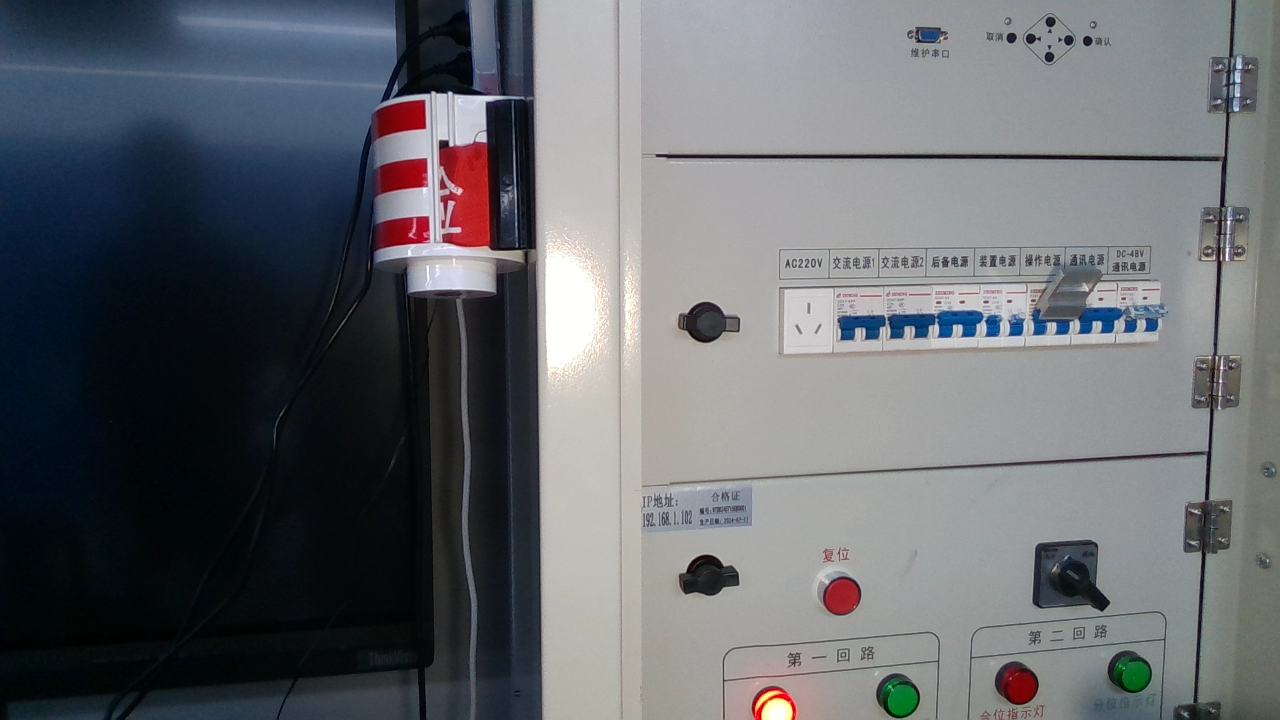
#> input picture data/image_00001.png, 1280 x 720 px
$ python image_switch_hsv.py
#> lines starting #> are read from the running program, lines starting #| are printed output that depends on the picture; after the words box and inside, x2 and y2 are one past the last pixel; in counts of white or black regions, pixels touching at a corner belong together
import cv2
import numpy as np

# 读取图像
img = cv2.imread("../data/image_00001.png")
#> img is the input picture: shape (720, 1280, 3); mean B, G, R 108.7, 104.2, 101.5
hsv = cv2.cvtColor(img, cv2.COLOR_BGR2HSV)
#> hsv: shape (720, 1280, 3); mean H, S, V 86.8, 67.8, 112.3

# HSV银色高亮区域
lower_silver = np.array([97, 5, 78])
upper_silver = np.array([122, 53, 124])
mask = cv2.inRange(hsv, lower_silver, upper_silver)
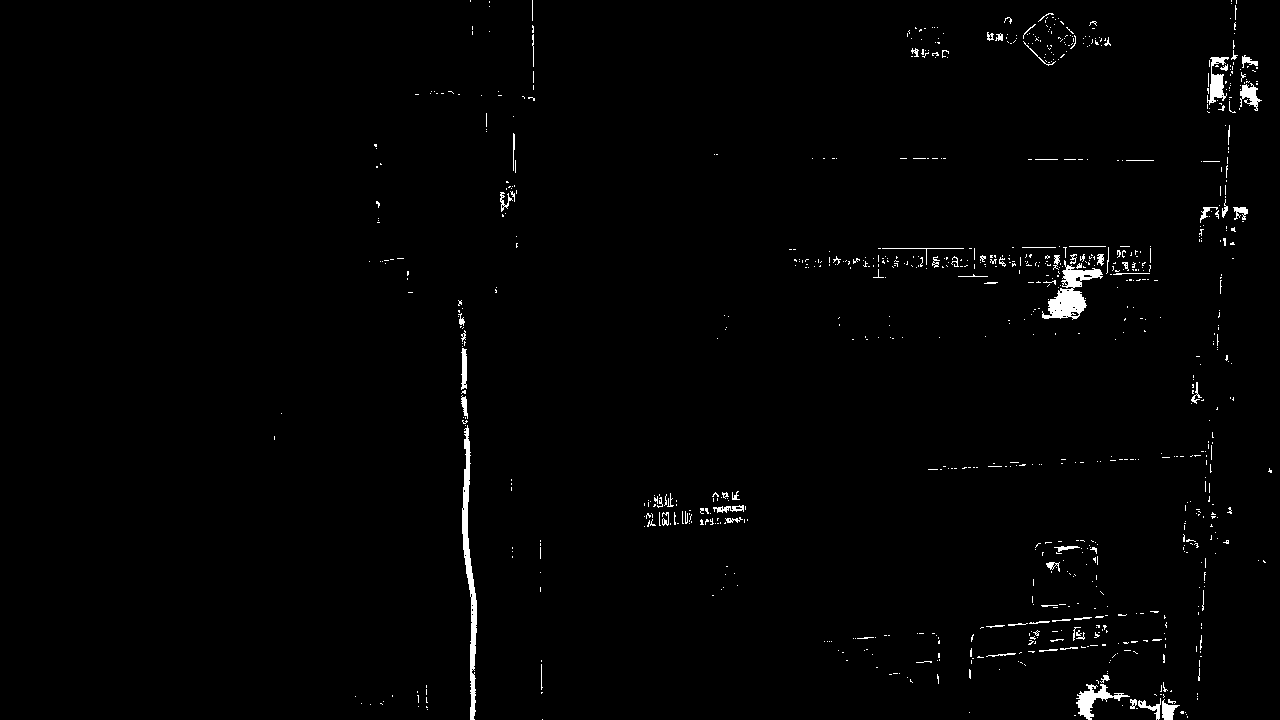
#> mask: shape (720, 1280); 1.2% white; 891 white regions (805 under 20 px)

# Step 1: 形态学去噪（可调kernel）
kernel = cv2.getStructuringElement(cv2.MORPH_RECT, (1, 1))
mask_clean = cv2.morphologyEx(mask, cv2.MORPH_OPEN, kernel, iterations=1)

# Step 2: 面积筛选（去掉小连通域）
contours, _ = cv2.findContours(mask_clean, cv2.RETR_EXTERNAL, cv2.CHAIN_APPROX_SIMPLE)
#> contours = 891 contours, 862 with area under 20; largest, box (x1, y1, x2, y2) and area: (1042, 260, 1103, 320) 1306, (462, 425, 477, 720) 1262, (1076, 684, 1130, 720) 510, (1207, 57, 1229, 105) 374, (1240, 83, 1262, 111) 226
filtered_mask = np.zeros_like(mask)

for cnt in contours:
    area = cv2.contourArea(cnt)
    if area > 1000:  # ⬅️ 根据图像大小调节阈值
        cv2.drawContours(filtered_mask, [cnt], -1, 255, thickness=cv2.FILLED)
#> this loop made 891 passes
#> area on passes 18, 19, 21: 167, 38.5, 112
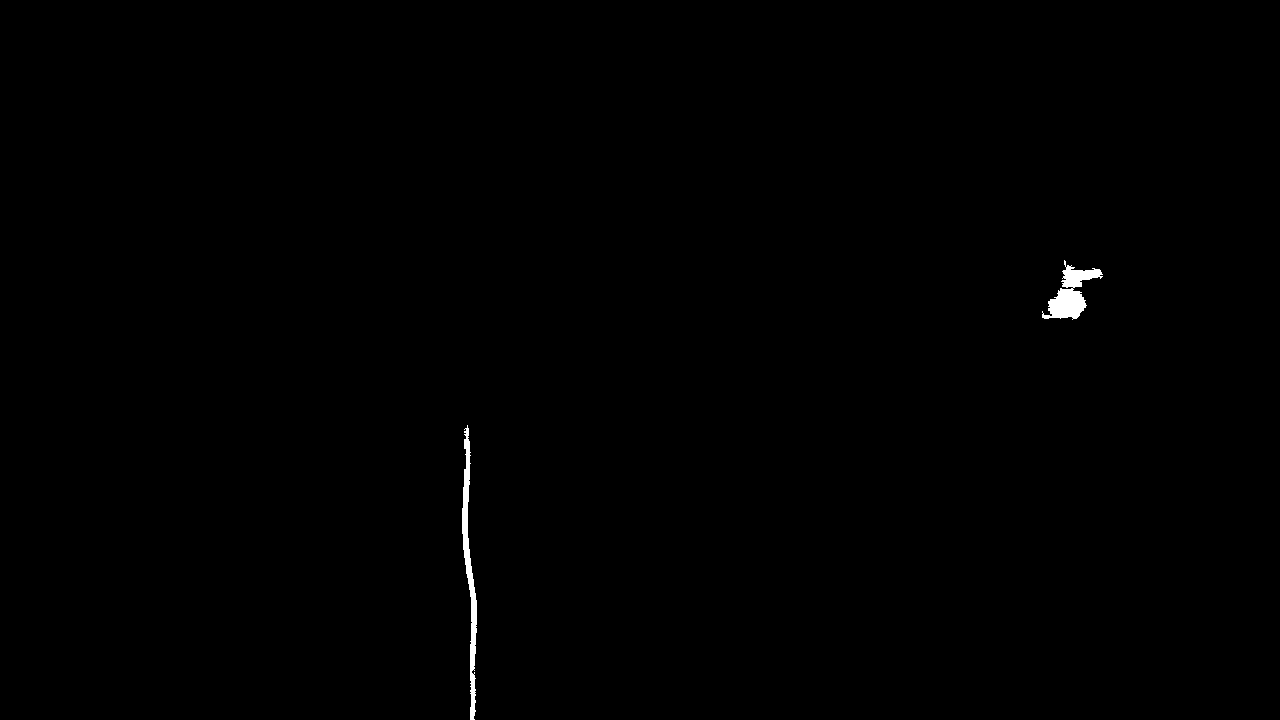
#> filtered_mask: shape (720, 1280); 0.33% white; 2 white regions, box (x1, y1, x2, y2) and area: (462, 425, 477, 720) 1566, (1042, 260, 1103, 320) 1460

# Step 3: 可视化高亮
highlighted = img.copy()
highlighted[filtered_mask > 0] = [0, 255, 0]  # 绿色
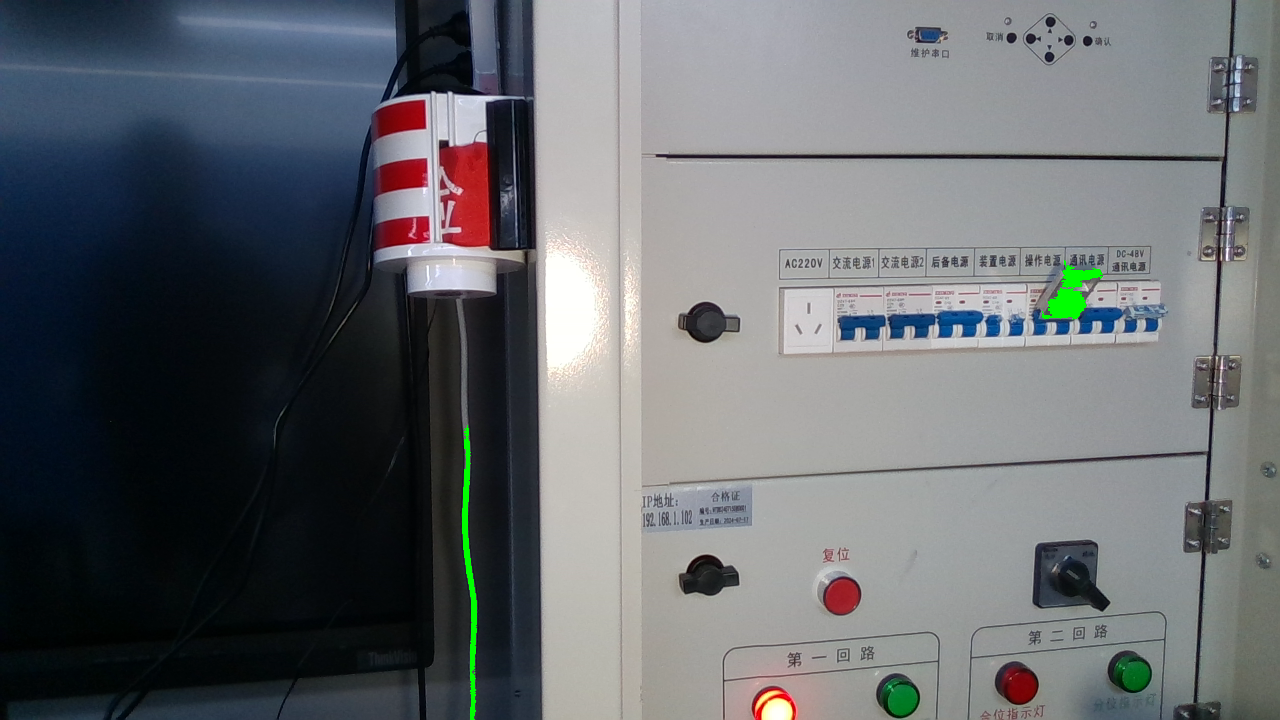
#> highlighted: shape (720, 1280, 3); 0.33% of pixels changed, all inside (x1, y1, x2, y2) = (462, 260, 1103, 720)
# output = cv2.addWeighted(img, 0.7, highlighted, 0.3, 0)
output = cv2.addWeighted(img, 0, highlighted, 1, 0)

# heatmap = cv2.applyColorMap(filtered_mask, cv2.COLORMAP_JET)  # or COLORMAP_HOT
# output = cv2.addWeighted(img, 0.6, heatmap, 0.6, 0)

# Step 4: 保存图像
cv2.imwrite("../data/silver_mask_filtered.jpg", filtered_mask)
cv2.imwrite("../data/highlighted_silver_area_filtered.jpg", output)
